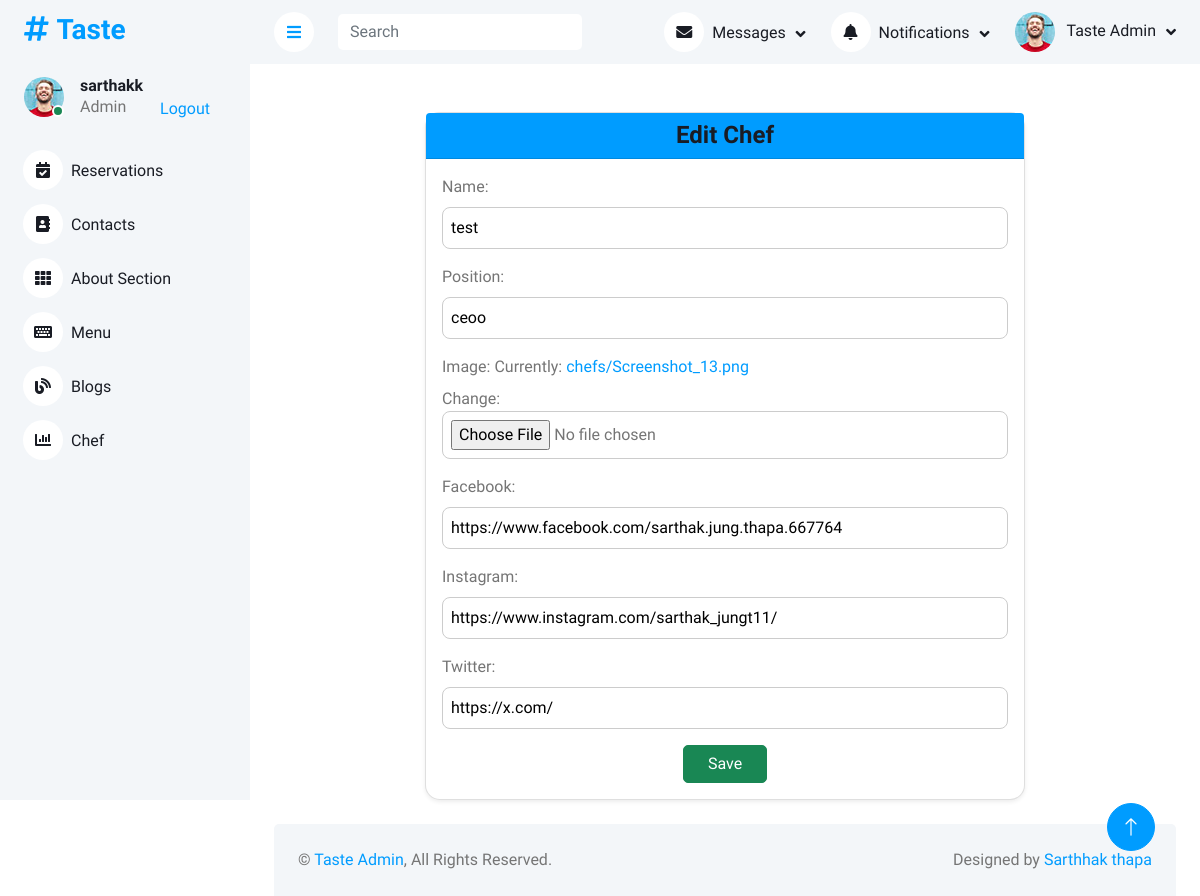
The app's page /dashboard/dashboard/chef/edit/1/ (signed in) with its own data.
### frontend/models.py (models this page shows, shortened)
class Chef(models.Model):
    name = models.CharField(max_length=50)
    position = models.CharField(max_length=50)
    image = models.ImageField(upload_to='chefs/')
    facebook = models.URLField(blank=True, null=True)
    instagram = models.URLField(blank=True, null=True)
    twitter = models.URLField(blank=True, null=True)

### backend/views.py (the view)
# urls.py: path('dashboard/chef/edit/<int:pk>/', views.edit_chef, name='edit_chef'),
def edit_chef(request, pk):
    chef = get_object_or_404(Chef, pk=pk)
    if request.method == 'POST':
        form = ChefForm(request.POST, request.FILES, instance=chef)
        if form.is_valid():
            form.save()
            return redirect('backend:chef_list')
    else:
        form = ChefForm(instance=chef)
    return render(request, 'backend/chef_form.html', {'form': form, 'title': 'Edit Chef'})

### backend/forms.py
class ChefForm(forms.ModelForm):
    class Meta:
        model = Chef
        fields = '__all__'

### template/backend/chef_form.html (shortened to what this page needs)
{% extends 'backend/base.html' %}
{% load static %}
{% block content %}
<div class="container mt-5">
    <div class="card shadow-sm mx-auto" style="max-width: 600px;">
        <div class="card-header bg-primary text-white">
            <h4 class="mb-0 text-center">{{ title }}</h4>
        </div>
        <div class="card-body">
            <form method="POST" enctype="multipart/form-data">
                {% for field in form %}
                <div class="mb-3">
                    <label class="form-label">{{ field.label_tag }}</label>
                    {{ field }}
                </div>
                {% endfor %}
                <div class="d-flex justify-content-center">
                    <button type="submit" class="btn btn-success px-4">Save</button>
                </div>
            </form>
        </div>
    </div>
</div>
{% endblock %}

### template/backend/base.html (shortened to what this page needs)
<!DOCTYPE html>
{% load static %}
<html lang="en">
<head>
    <link href="https://cdnjs.cloudflare.com/ajax/libs/font-awesome/5.10.0/css/all.min.css" rel="stylesheet">
    <link href="https://cdn.jsdelivr.net/npm/bootstrap-icons@1.4.1/font/bootstrap-icons.css" rel="stylesheet">
    <link href="{% static 'backend/lib/owlcarousel/assets/owl.carousel.min.css' %}" rel="stylesheet">
    <link href="{% static 'backend/lib/tempusdominus/css/tempusdominus-bootstrap-4.min.css' %}" rel="stylesheet">
    <link href="{% static 'backend/css/bootstrap.min.css' %}" rel="stylesheet">
    <link href="{% static 'backend/css/style.css' %}" rel="stylesheet">
</head>
<body>
    <div class="container-xxl position-relative bg-white d-flex p-0">
<div class="sidebar pe-4 pb-3">
    <nav class="navbar bg-light navbar-light">
        <a href="{% url 'backend:dashboard' %}" class="navbar-brand mx-4 mb-3">
            <h3 class="text-primary"><i class="fa fa-hashtag me-2"></i>Taste</h3>
        </a>
        {% if user.is_authenticated %}
        <div class="d-flex align-items-center ms-4 mb-4">
            <div class="position-relative">
                <img class="rounded-circle" src="{% static 'backend/img/user.jpg' %}" alt="" style="width: 40px; height: 40px;">
                <div class="bg-success rounded-circle border border-2 border-white position-absolute end-0 bottom-0 p-1"></div>
            </div>
            <div class="ms-3">
                <h6 class="mb-0">{{ user.username }}</h6>
                <span>Admin</span>
            </div>
        </div>
        <a href="{% url 'backend:logout' %}" class="nav-item nav-link">Logout</a>
        {% else %}
        <a href="{% url 'backend:login' %}" class="nav-item nav-link">Login</a>
        <a href="{% url 'backend:signup' %}" class="nav-item nav-link">Sign Up</a>
        {% endif %}
        <div class="navbar-nav w-100">
            <a href="{% url 'backend:reservation_list' %}" class="nav-item nav-link">
                <i class="fa fa-calendar-check me-2"></i>Reservations
            </a>
            <a href="{% url 'backend:contact_list' %}" class="nav-item nav-link">
                <i class="fa fa-address-book me-2"></i>Contacts
            </a>
            <a href="{% url 'backend:about_list' %}" class="nav-item nav-link">
                <i class="fa fa-th me-2"></i>About Section
            </a>
            <a href="{% url 'backend:menu_list' %}" class="nav-item nav-link">
                <i class="fa fa-keyboard me-2"></i>Menu
            </a>
            <a href="{% url 'backend:blog_list' %}" class="nav-item nav-link">
                <i class="fa fa-blog me-2"></i>Blogs
            </a>
            <a href="{% url 'backend:chef_list' %}" class="nav-item nav-link">
                <i class="fa fa-chart-bar me-2"></i>Chef
            </a>
        </div>
    </nav>
</div>
        <div class="content">
            <nav class="navbar navbar-expand bg-light navbar-light sticky-top px-4 py-0">
                <a href="#" class="sidebar-toggler flex-shrink-0"><i class="fa fa-bars"></i></a>
                <form class="d-none d-md-flex ms-4">
                    <input class="form-control border-0" type="search" placeholder="Search">
                </form>
                <div class="navbar-nav align-items-center ms-auto">
                    <div class="nav-item dropdown">
                        <a href="#" class="nav-link dropdown-toggle" data-bs-toggle="dropdown">
                            <i class="fa fa-envelope me-lg-2"></i><span class="d-none d-lg-inline-flex">Messages</span>
                        </a>
                    </div>
                    <div class="nav-item dropdown">
                        <a href="#" class="nav-link dropdown-toggle" data-bs-toggle="dropdown">
                            <i class="fa fa-bell me-lg-2"></i><span class="d-none d-lg-inline-flex">Notifications</span>
                        </a>
                    </div>
                    <div class="nav-item dropdown">
                        <a href="#" class="nav-link dropdown-toggle" data-bs-toggle="dropdown">
                            <img class="rounded-circle me-lg-2" src="{% static 'backend/img/user.jpg' %}" alt="" style="width: 40px; height: 40px;">
                            <span class="d-none d-lg-inline-flex">Taste Admin</span>
                        </a>
                    </div>
                </div>
            </nav>
            {% block content %}
            {% endblock %}
            <div class="container-fluid pt-4 px-4">
                <div class="bg-light rounded-top p-4 d-flex justify-content-between">
                    <div>&copy; <a href="#">Taste Admin</a>, All Rights Reserved.</div>
                    <div>Designed by <a href="https://www.instagram.com/sarthak_jungt11/">Sarthhak thapa</a> </div>
                </div>
            </div>
        </div>
        <a href="#" class="btn btn-lg btn-primary btn-lg-square back-to-top"><i class="bi bi-arrow-up"></i></a>
    </div>
</body>
</html>

### static/backend/css/style.css (style rules this page uses)
:root { --primary: #009CFF; --light: #F3F6F9; --dark: #191C24; }
.back-to-top { position: fixed; display: none; right: 45px; bottom: 45px; z-index: 99; }
.btn { transition: .5s; }
.btn.btn-primary { color: #FFFFFF; }
.btn-lg-square { width: 48px; height: 48px; }
.btn-square, .btn-sm-square, .btn-lg-square { padding: 0; display: inline-flex; align-items: center; justify-content: center; font-weight: normal; border-radius: 50px; }
.sidebar { position: fixed; top: 0; left: 0; bottom: 0; width: 250px; height: 100vh; overflow-y: auto; background: var(--light); transition: 0.5s; z-index: 999; }
.content { margin-left: 250px; min-height: 100vh; background: #FFFFFF; transition: 0.5s; }
@media (min-width: 992px) { .sidebar { margin-left: 0; } }
@media (min-width: 992px) { .content { width: calc(100% - 250px); } }
.sidebar .navbar .navbar-nav .nav-link { padding: 7px 20px; color: var(--dark); font-weight: 500; border-left: 3px solid var(--light); border-radius: 0 30px 30px 0; outline: none; }
.sidebar .navbar .navbar-nav .nav-link i { width: 40px; height: 40px; display: inline-flex; align-items: center; justify-content: center; background: #FFFFFF; border-radius: 40px; }
.content .navbar .navbar-nav .nav-link { margin-left: 25px; padding: 12px 0; color: var(--dark); outline: none; }
.content .navbar .sidebar-toggler, .content .navbar .navbar-nav .nav-link i { width: 40px; height: 40px; display: inline-flex; align-items: center; justify-content: center; background: #FFFFFF; border-radius: 40px; }
.content .navbar .dropdown-toggle::after { margin-left: 6px; vertical-align: middle; border: none; content: "\f107"; font-family: "Font Awesome 5 Free"; font-weight: 900; transition: .5s; }

### template/backend/chef_form.html (style rules this page uses)
input, select, textarea { border-radius: 8px; padding: 8px; border: 1px solid #ccc; width: 100%; }
label { font-weight: 500; }
.card { border-radius: 15px; }

### records on screen
Chef: form "test" "ceoo" "https://www.facebook.com/sarthak.jung.thapa.667764" "https://www.instagram.com/sarthak_jungt11/" "https://x.com/"

### other values on screen
{{ user.username }} "sarthakk"
{{ title }} "Edit Chef"
{{ field.label_tag }} "Name:" "Position:" "Image:" "Facebook:" "Instagram:" "Twitter:"
